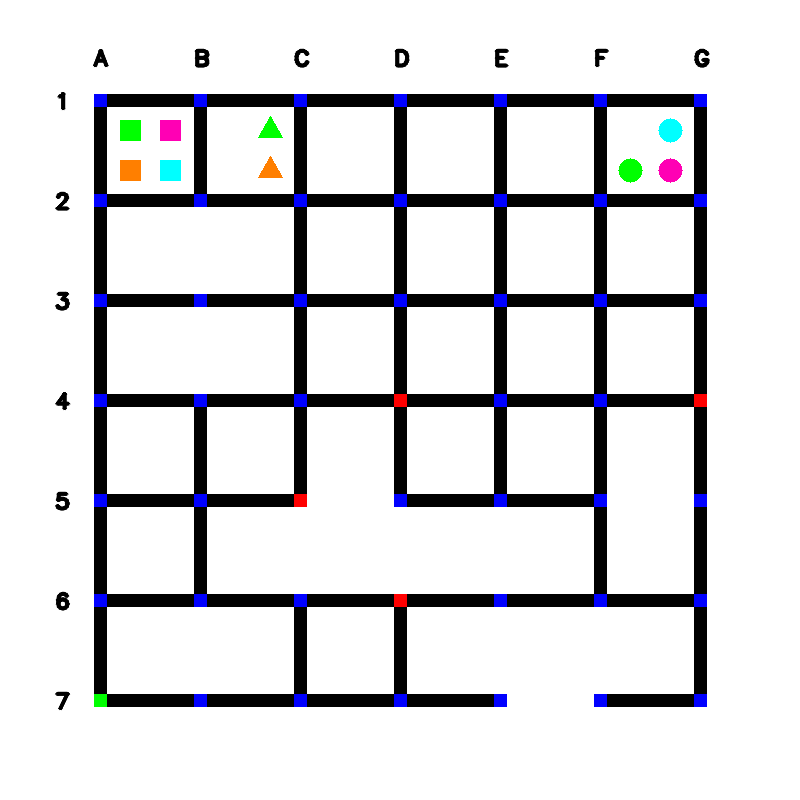
#> input picture test_images/maze_0.png, 800 x 800 px
$ python trial.py
#> lines starting #> are read from the running program, lines starting #| are printed output that depends on the picture; after the words box and inside, x2 and y2 are one past the last pixel; in counts of white or black regions, pixels touching at a corner belong together
import cv2
import numpy as np

img0 = cv2.imread('./test_images/maze_0.png')
#> img0 is the input picture: shape (800, 800, 3); mean B, G, R 220, 217.5, 217.4
red = (0,0,255)

maze_img = img0[94:694+12, 94:694+12]
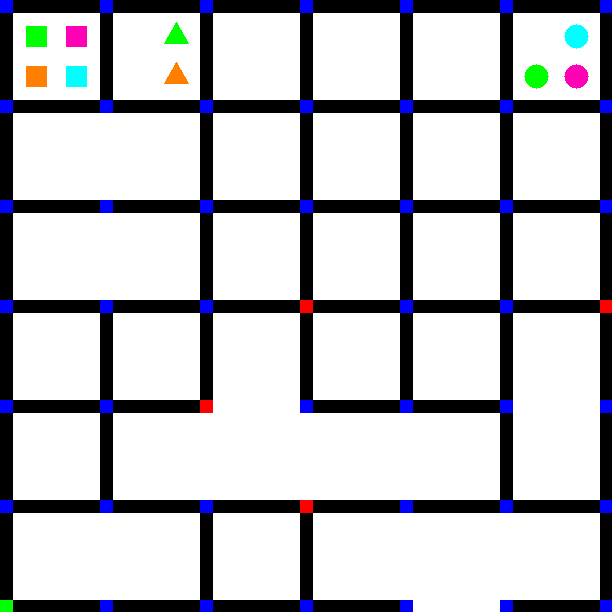
#> maze_img: shape (612, 612, 3); mean B, G, R 197.4, 193.2, 193

cv2.line(img0,(0,94),(900,94),red,1)    #horizontal line
cv2.line(img0,(0,694+12),(900,694+12),red,1)    #horizontal line
cv2.line(img0,(94,0),(94,900),red,1)    #vertical line
cv2.line(img0,(694+12,0),(694+12,900),red,1) #vertical line
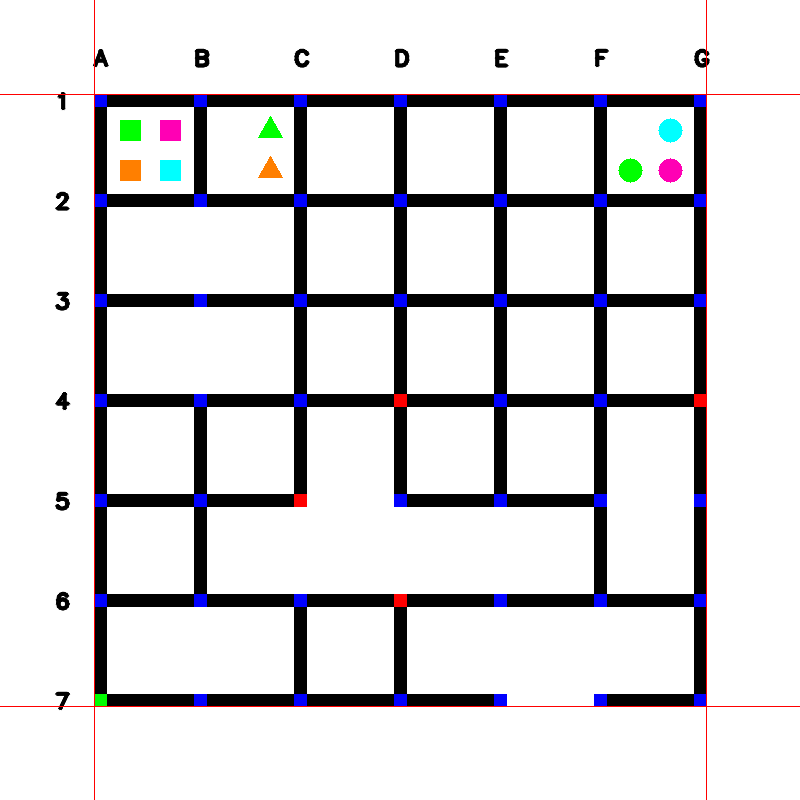
#> img0: shape (800, 800, 3); mean B, G, R 219.6, 217.2, 218.3

cv2.imshow('cropped image',img0)
cv2.waitKey(0)
horiz=['A','B','C','D','E','F','G']

hori_roads=[]
verti_roads=[]

for col in range(7):
    for r in range(7):
        if r!=6:
            if all(maze_img[ 100*col+5, 100*r+60 ] == [255,255,255]):
                verti_roads.append( horiz[col]+ str(r+1)+'-'+ horiz[col]+str(r+2) )
                maze_img= cv2.circle(maze_img,( 100*r+60, 100*col+5),10,(200,0,255),4)
        if col!=6:
            if all(maze_img[100*col+60, 100*r+5] == [255,255,255]):
                hori_roads.append( horiz[col]+str(r+1)+'-'+ horiz[col+1]+str(r+1) )
                maze_img= cv2.circle(maze_img,( 100*r+5, 100*col+60),10,(200,200,0),4)
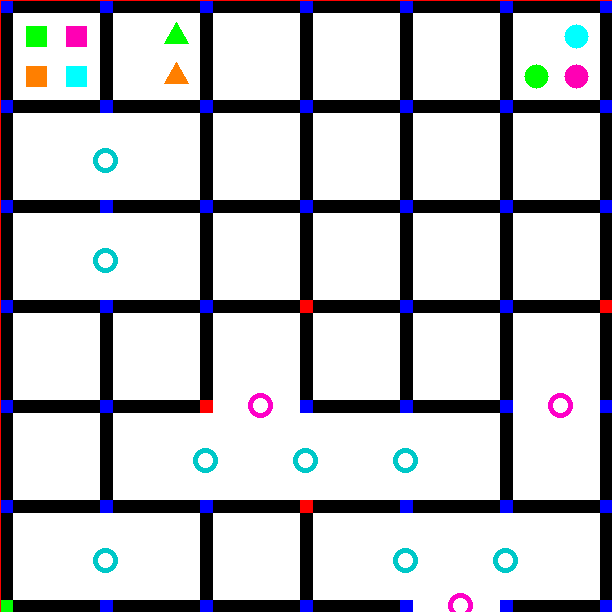
#> maze_img: shape (612, 612, 3); 1.22% of pixels changed, all inside (x1, y1, x2, y2) = (0, 0, 612, 612)
#> after the loop, hori_roads = ['B2-C2', 'C2-D2', 'E3-F3', 'E4-F4', 'E5-F5', 'F2-G2', 'F5-G5', 'F6-G6']; verti_roads = ['E3-E4', 'E6-E7', 'G5-G6']

print('Horizonatl_roads_under_constr :', hori_roads)
#| Horizonatl_roads_under_constr : ['B2-C2', 'C2-D2', 'E3-F3', 'E4-F4', 'E5-F5', 'F2-G2', 'F5-G5', 'F6-G6']
print('vertiacal_roads_under_constr :', verti_roads)
#| vertiacal_roads_under_constr : ['E3-E4', 'E6-E7', 'G5-G6']

cv2.imshow('cropped image',maze_img)
cv2.waitKey(0)

$ run again, with test_images/maze_1.png copied over test_images/maze_0.png
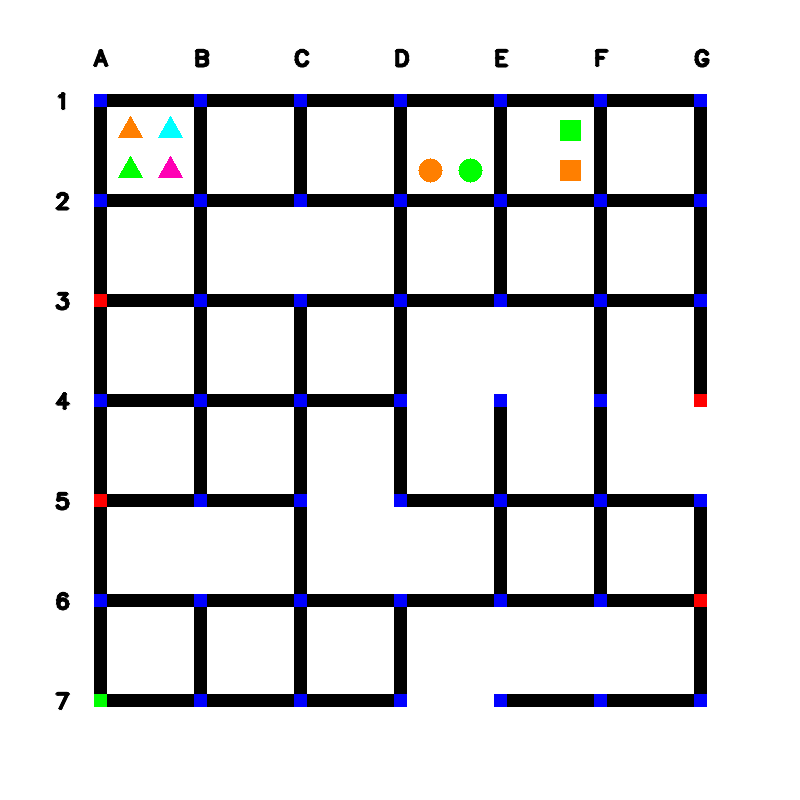
#> input picture test_images/maze_1.png, 800 x 800 px
#> img0 is the input picture: shape (800, 800, 3); mean B, G, R 220.4, 218.1, 218.1
#> `cv2.line(img0,(694+12,0),(694+12,900),red,1)`:
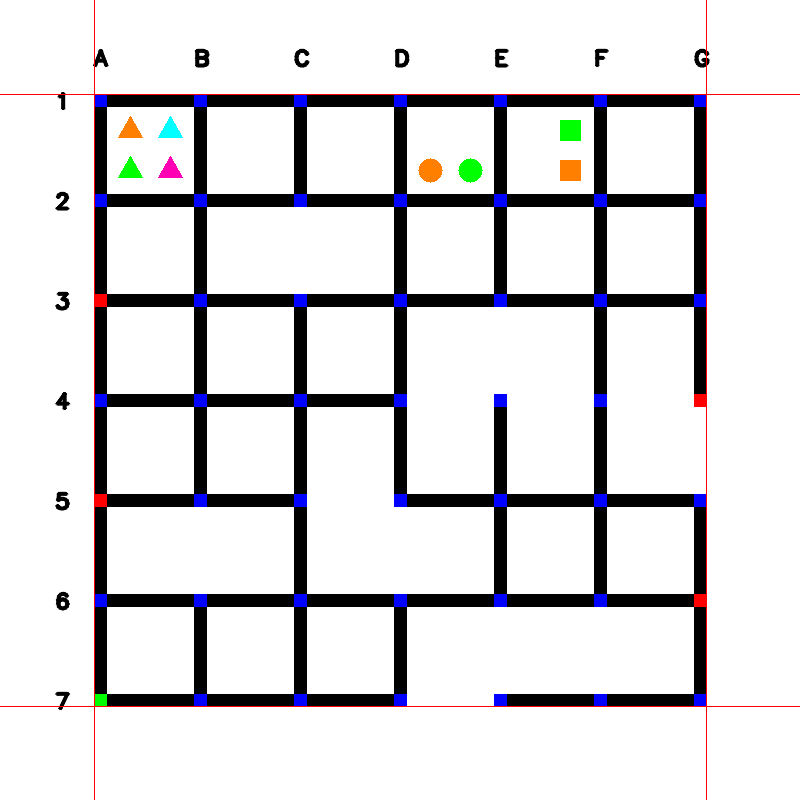
#> img0: shape (800, 800, 3); mean B, G, R 219.9, 217.8, 219
#> after the loop `for col in range(7):`:
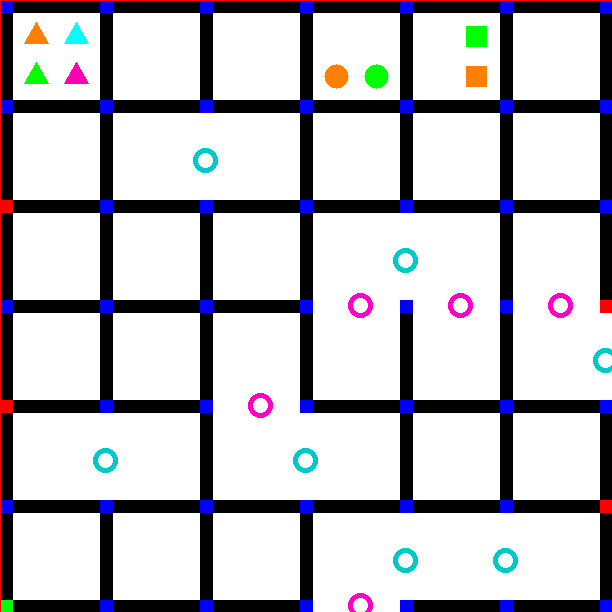
#> maze_img: shape (612, 612, 3); mean B, G, R 197.3, 192.8, 193.5
#> after the loop `for col in range(7):`: hori_roads = ['B3-C3', 'C5-D5', 'D7-E7', 'E2-F2', 'E4-F4', 'F5-G5', 'F6-G6']; verti_roads = ['D4-D5', 'D5-D6', 'D6-D7', 'E3-E4', 'G4-G5']
#| Horizonatl_roads_under_constr : ['B3-C3', 'C5-D5', 'D7-E7', 'E2-F2', 'E4-F4', 'F5-G5', 'F6-G6']
#| vertiacal_roads_under_constr : ['D4-D5', 'D5-D6', 'D6-D7', 'E3-E4', 'G4-G5']

$ run again, with test_images/maze_10.png copied over test_images/maze_0.png
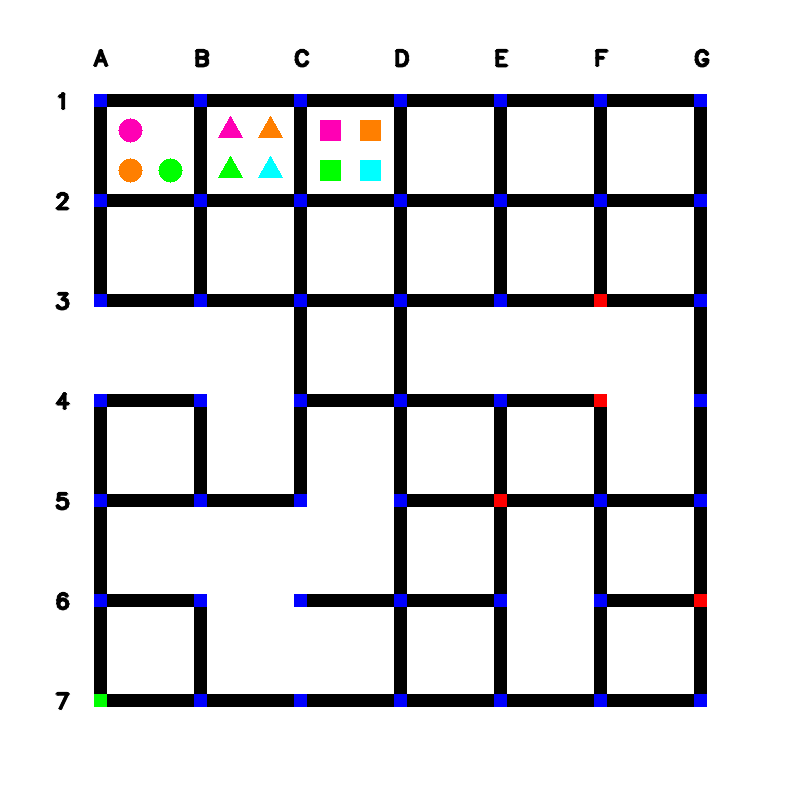
#> input picture test_images/maze_10.png, 800 x 800 px
#> img0 is the input picture: shape (800, 800, 3); mean B, G, R 220.3, 217.8, 217.9
#> `cv2.line(img0,(694+12,0),(694+12,900),red,1)`:
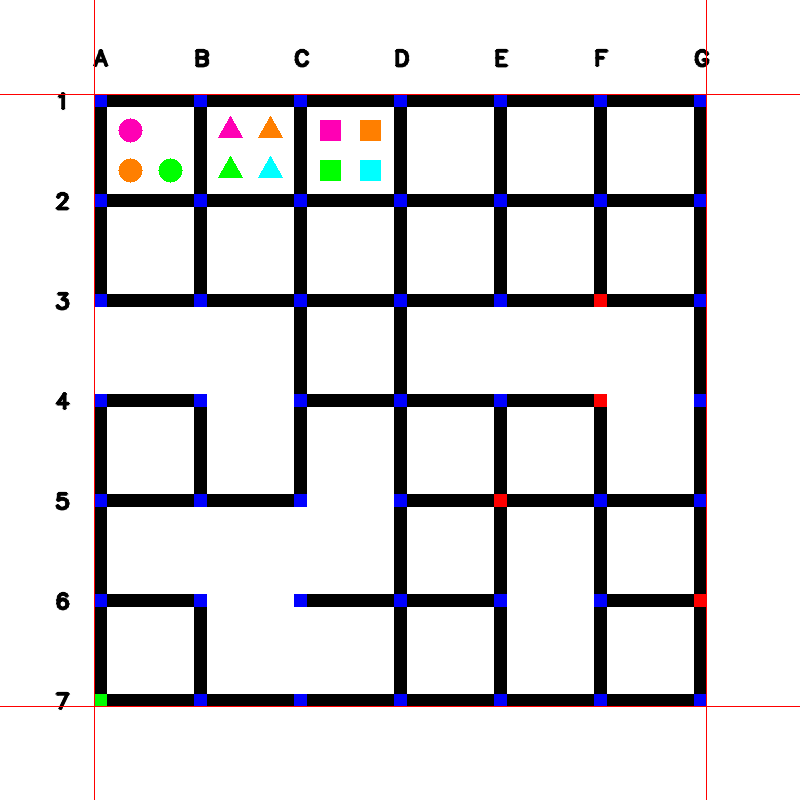
#> img0: shape (800, 800, 3); mean B, G, R 219.9, 217.5, 218.9
#> after the loop `for col in range(7):`:
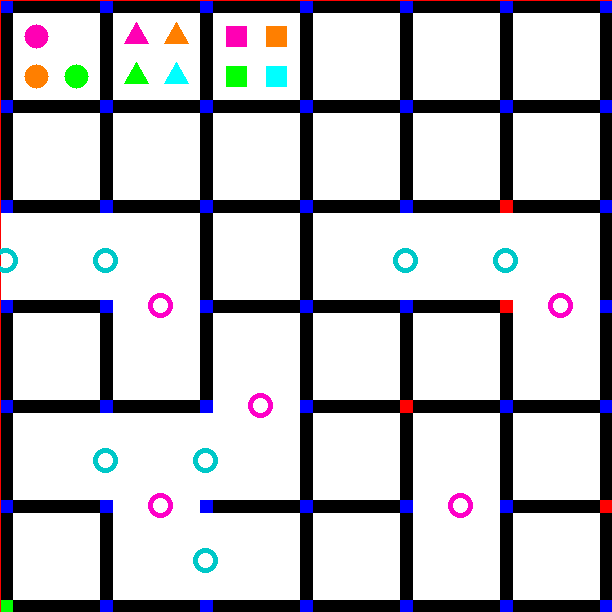
#> maze_img: shape (612, 612, 3); mean B, G, R 197.2, 192.2, 193.3
#> after the loop `for col in range(7):`: hori_roads = ['C1-D1', 'C2-D2', 'C5-D5', 'C6-D6', 'E2-F2', 'E3-F3', 'F3-G3']; verti_roads = ['D2-D3', 'D6-D7', 'E3-E4', 'F2-F3', 'F5-F6']
#| Horizonatl_roads_under_constr : ['C1-D1', 'C2-D2', 'C5-D5', 'C6-D6', 'E2-F2', 'E3-F3', 'F3-G3']
#| vertiacal_roads_under_constr : ['D2-D3', 'D6-D7', 'E3-E4', 'F2-F3', 'F5-F6']

$ run again, with test_images/maze_11.png copied over test_images/maze_0.png
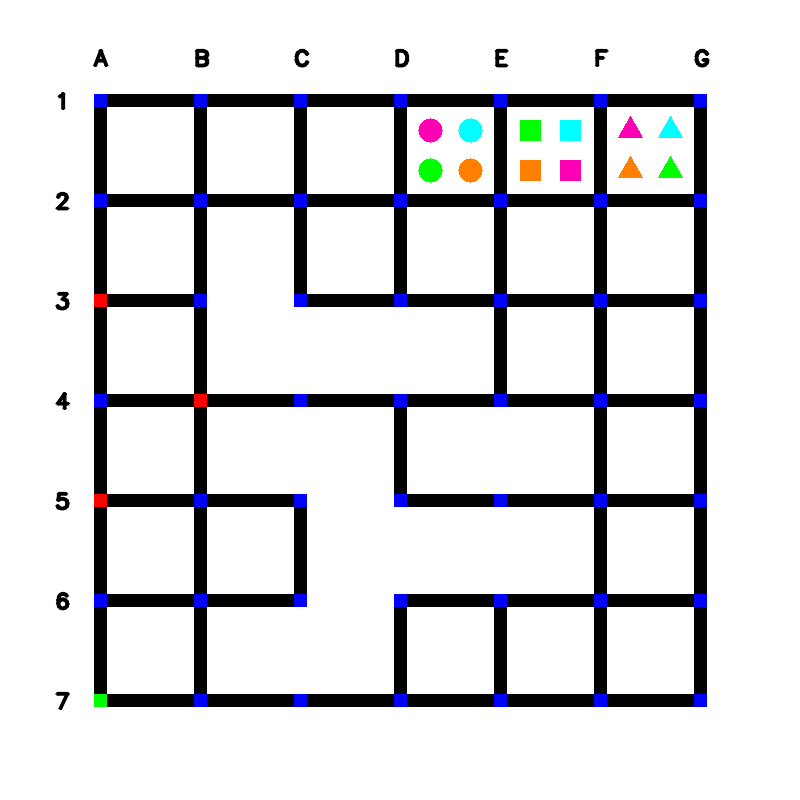
#> input picture test_images/maze_11.png, 800 x 800 px
#> img0 is the input picture: shape (800, 800, 3); mean B, G, R 219.5, 216.9, 216.8
#> `cv2.line(img0,(694+12,0),(694+12,900),red,1)`:
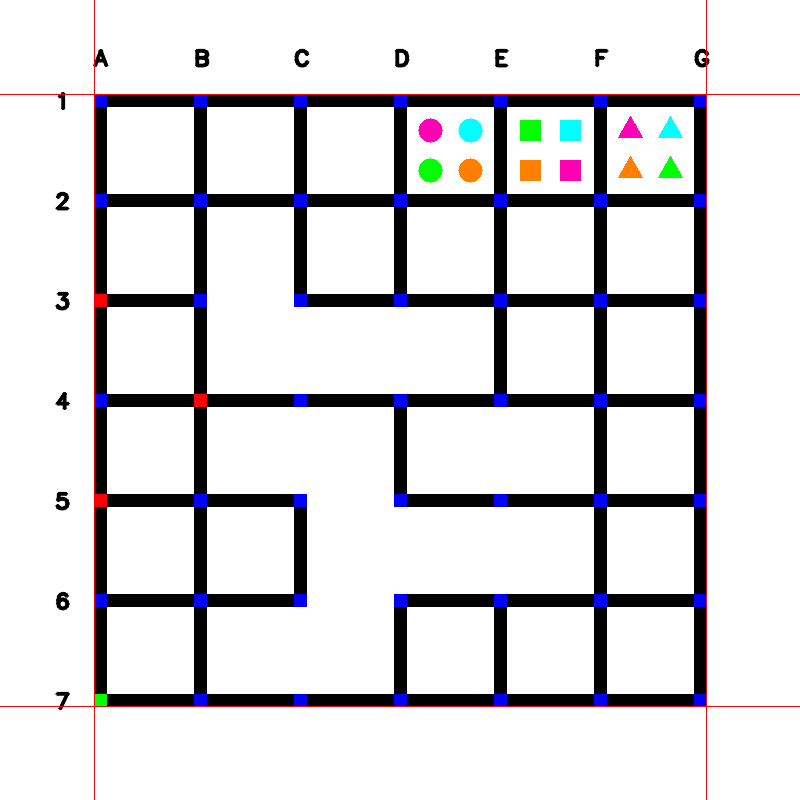
#> img0: shape (800, 800, 3); mean B, G, R 219.1, 216.6, 217.8
#> after the loop `for col in range(7):`:
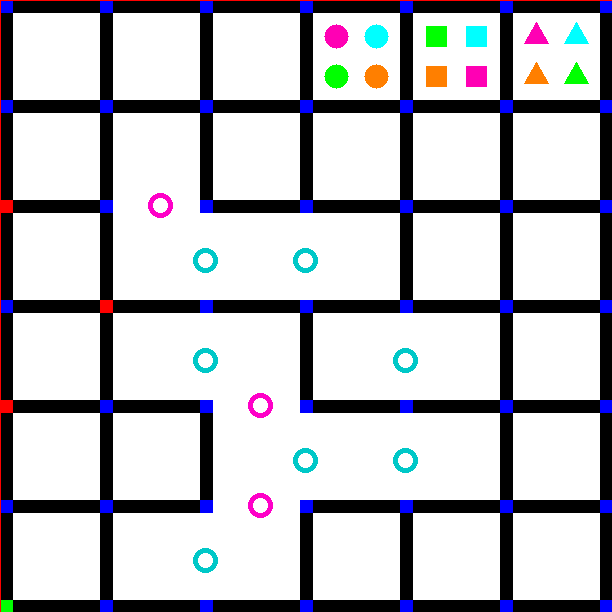
#> maze_img: shape (612, 612, 3); mean B, G, R 195.9, 191.2, 191.3
#> after the loop `for col in range(7):`: hori_roads = ['C3-D3', 'C4-D4', 'D3-E3', 'D5-E5', 'E4-F4', 'E5-F5', 'F3-G3']; verti_roads = ['C2-C3', 'E3-E4', 'F3-F4']
#| Horizonatl_roads_under_constr : ['C3-D3', 'C4-D4', 'D3-E3', 'D5-E5', 'E4-F4', 'E5-F5', 'F3-G3']
#| vertiacal_roads_under_constr : ['C2-C3', 'E3-E4', 'F3-F4']
